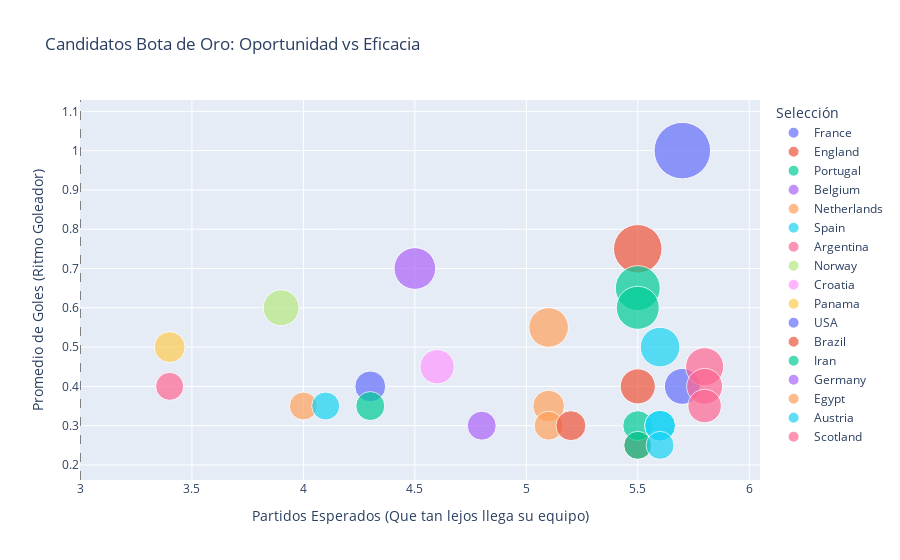

The cell this chart's notebook holds for it:
### Code cell
# Selecciona los primeros 30 registros del DataFrame 'bota_oro' para limitar la cantidad de datos en la visualización.
df_plot = bota_oro.head(30)

# Inicializa una figura de tipo scatter plot (gráfico de dispersión) utilizando la librería Plotly Express.
fig_scat = px.scatter(
    df_plot,                          # Define el DataFrame que contiene los datos a graficar.
    x='Expected_Games',               # Asigna la columna de partidos esperados al eje horizontal.
    y='goals_per_game_est',           # Asigna la columna de promedio de goles estimado al eje vertical.
    size='Projected_Goals',           # Define que el tamaño de los marcadores sea proporcional a los goles proyectados.
    color='team',                     # Asigna un color distinto a los marcadores según la columna de equipo.
    hover_name='scorer',              # Establece el nombre del goleador como etiqueta principal al pasar el cursor.
    title='Candidatos Bota de Oro: Oportunidad vs Eficacia', # Define el título superior del gráfico.
    labels={                          # Mapea los nombres de las columnas a etiquetas legibles en los ejes y leyendas.
        'Expected_Games': 'Partidos Esperados (Que tan lejos llega su equipo)',
        'goals_per_game_est': 'Promedio de Goles (Ritmo Goleador)',
        'team': 'Selección',
        'Projected_Goals': 'Goles Totales'
    },
    size_max=40                       # Establece el diámetro máximo en píxeles para los marcadores más grandes.
)

# Agrega una línea de referencia vertical en el valor 3 del eje X para indicar el límite de la fase de grupos.
fig_scat.add_vline(x=3, line_width=1, line_dash="dash", line_color="grey")

# Ejecuta el comando para renderizar y mostrar el gráfico interactivo en la salida del entorno.
fig_scat.show()

### Figure 1 — Plotly figure (JSON) as saved in the notebook; plotly's stock layout.template omitted (floating-point values rounded to 4 significant figures)
{"data": [{"hovertemplate": "<b>%{hovertext}</b><br><br>Selección=France<br>Partidos Esperados (Que tan lejos llega su equipo)=%{x}<br>Promedio de Goles (Ritmo Goleador)=%{y}<br>Goles Totales=%{marker.size}<extra></extra>", "hovertext": ["Kylian Mbappé", "Olivier Giroud"], "legendgroup": "France", "marker": {"color": "#636efa", "size": [5.7, 2.3], "sizemode": "area", "sizeref": 0.003563, "symbol": "circle"}, "mode": "markers", "name": "France", "orientation": "v", "showlegend": true, "type": "scatter", "x": [5.7, 5.7], "xaxis": "x", "y": [1.0, 0.4], "yaxis": "y"}, {"hovertemplate": "<b>%{hovertext}</b><br><br>Selección=England<br>Partidos Esperados (Que tan lejos llega su equipo)=%{x}<br>Promedio de Goles (Ritmo Goleador)=%{y}<br>Goles Totales=%{marker.size}<extra></extra>", "hovertext": ["Harry Kane", "Bukayo Saka", "Marcus Rashford"], "legendgroup": "England", "marker": {"color": "#EF553B", "size": [4.2, 2.2, 1.4], "sizemode": "area", "sizeref": 0.003563, "symbol": "circle"}, "mode": "markers", "name": "England", "orientation": "v", "showlegend": true, "type": "scatter", "x": [5.5, 5.5, 5.5], "xaxis": "x", "y": [0.75, 0.4, 0.25], "yaxis": "y"}, {"hovertemplate": "<b>%{hovertext}</b><br><br>Selección=Portugal<br>Partidos Esperados (Que tan lejos llega su equipo)=%{x}<br>Promedio de Goles (Ritmo Goleador)=%{y}<br>Goles Totales=%{marker.size}<extra></extra>", "hovertext": ["Cristiano Ronaldo", "Bruno Fernandes", "Gonçalo Ramos", "João Cancelo"], "legendgroup": "Portugal", "marker": {"color": "#00cc96", "size": [3.6, 3.3, 1.6, 1.4], "sizemode": "area", "sizeref": 0.003563, "symbol": "circle"}, "mode": "markers", "name": "Portugal", "orientation": "v", "showlegend": true, "type": "scatter", "x": [5.5, 5.5, 5.5, 5.5], "xaxis": "x", "y": [0.65, 0.6, 0.3, 0.25], "yaxis": "y"}, {"hovertemplate": "<b>%{hovertext}</b><br><br>Selección=Belgium<br>Partidos Esperados (Que tan lejos llega su equipo)=%{x}<br>Promedio de Goles (Ritmo Goleador)=%{y}<br>Goles Totales=%{marker.size}<extra></extra>", "hovertext": ["Romelu Lukaku"], "legendgroup": "Belgium", "marker": {"color": "#ab63fa", "size": [3.1], "sizemode": "area", "sizeref": 0.003563, "symbol": "circle"}, "mode": "markers", "name": "Belgium", "orientation": "v", "showlegend": true, "type": "scatter", "x": [4.5], "xaxis": "x", "y": [0.7], "yaxis": "y"}, {"hovertemplate": "<b>%{hovertext}</b><br><br>Selección=Netherlands<br>Partidos Esperados (Que tan lejos llega su equipo)=%{x}<br>Promedio de Goles (Ritmo Goleador)=%{y}<br>Goles Totales=%{marker.size}<extra></extra>", "hovertext": ["Cody Gakpo", "Wout Weghorst", "Memphis Depay"], "legendgroup": "Netherlands", "marker": {"color": "#FFA15A", "size": [2.8, 1.8, 1.5], "sizemode": "area", "sizeref": 0.003563, "symbol": "circle"}, "mode": "markers", "name": "Netherlands", "orientation": "v", "showlegend": true, "type": "scatter", "x": [5.1, 5.1, 5.1], "xaxis": "x", "y": [0.55, 0.35, 0.3], "yaxis": "y"}, {"hovertemplate": "<b>%{hovertext}</b><br><br>Selección=Spain<br>Partidos Esperados (Que tan lejos llega su equipo)=%{x}<br>Promedio de Goles (Ritmo Goleador)=%{y}<br>Goles Totales=%{marker.size}<extra></extra>", "hovertext": ["Álvaro Morata", "Ferran Torres", "Dani Olmo", "Joselu"], "legendgroup": "Spain", "marker": {"color": "#19d3f3", "size": [2.8, 1.7, 1.7, 1.4], "sizemode": "area", "sizeref": 0.003563, "symbol": "circle"}, "mode": "markers", "name": "Spain", "orientation": "v", "showlegend": true, "type": "scatter", "x": [5.6, 5.6, 5.6, 5.6], "xaxis": "x", "y": [0.5, 0.3, 0.3, 0.25], "yaxis": "y"}, {"hovertemplate": "<b>%{hovertext}</b><br><br>Selección=Argentina<br>Partidos Esperados (Que tan lejos llega su equipo)=%{x}<br>Promedio de Goles (Ritmo Goleador)=%{y}<br>Goles Totales=%{marker.size}<extra></extra>", "hovertext": ["Lionel Messi", "Lautaro Martínez", "Julián Álvarez"], "legendgroup": "Argentina", "marker": {"color": "#FF6692", "size": [2.6, 2.3, 2.0], "sizemode": "area", "sizeref": 0.003563, "symbol": "circle"}, "mode": "markers", "name": "Argentina", "orientation": "v", "showlegend": true, "type": "scatter", "x": [5.8, 5.8, 5.8], "xaxis": "x", "y": [0.45, 0.4, 0.35], "yaxis": "y"}, {"hovertemplate": "<b>%{hovertext}</b><br><br>Selección=Norway<br>Partidos Esperados (Que tan lejos llega su equipo)=%{x}<br>Promedio de Goles (Ritmo Goleador)=%{y}<br>Goles Totales=%{marker.size}<extra></extra>", "hovertext": ["Erling Haaland"], "legendgroup": "Norway", "marker": {"color": "#B6E880", "size": [2.3], "sizemode": "area", "sizeref": 0.003563, "symbol": "circle"}, "mode": "markers", "name": "Norway", "orientation": "v", "showlegend": true, "type": "scatter", "x": [3.9], "xaxis": "x", "y": [0.6], "yaxis": "y"}, {"hovertemplate": "<b>%{hovertext}</b><br><br>Selección=Croatia<br>Partidos Esperados (Que tan lejos llega su equipo)=%{x}<br>Promedio de Goles (Ritmo Goleador)=%{y}<br>Goles Totales=%{marker.size}<extra></extra>", "hovertext": ["Andrej Kramarić"], "legendgroup": "Croatia", "marker": {"color": "#FF97FF", "size": [2.1], "sizemode": "area", "sizeref": 0.003563, "symbol": "circle"}, "mode": "markers", "name": "Croatia", "orientation": "v", "showlegend": true, "type": "scatter", "x": [4.6], "xaxis": "x", "y": [0.45], "yaxis": "y"}, {"hovertemplate": "<b>%{hovertext}</b><br><br>Selección=Panama<br>Partidos Esperados (Que tan lejos llega su equipo)=%{x}<br>Promedio de Goles (Ritmo Goleador)=%{y}<br>Goles Totales=%{marker.size}<extra></extra>", "hovertext": ["Ismael Díaz"], "legendgroup": "Panama", "marker": {"color": "#FECB52", "size": [1.7], "sizemode": "area", "sizeref": 0.003563, "symbol": "circle"}, "mode": "markers", "name": "Panama", "orientation": "v", "showlegend": true, "type": "scatter", "x": [3.4], "xaxis": "x", "y": [0.5], "yaxis": "y"}, {"hovertemplate": "<b>%{hovertext}</b><br><br>Selección=USA<br>Partidos Esperados (Que tan lejos llega su equipo)=%{x}<br>Promedio de Goles (Ritmo Goleador)=%{y}<br>Goles Totales=%{marker.size}<extra></extra>", "hovertext": ["Jesús Ferreira"], "legendgroup": "USA", "marker": {"color": "#636efa", "size": [1.7], "sizemode": "area", "sizeref": 0.003563, "symbol": "circle"}, "mode": "markers", "name": "USA", "orientation": "v", "showlegend": true, "type": "scatter", "x": [4.3], "xaxis": "x", "y": [0.4], "yaxis": "y"}, {"hovertemplate": "<b>%{hovertext}</b><br><br>Selección=Brazil<br>Partidos Esperados (Que tan lejos llega su equipo)=%{x}<br>Promedio de Goles (Ritmo Goleador)=%{y}<br>Goles Totales=%{marker.size}<extra></extra>", "hovertext": ["Richarlison"], "legendgroup": "Brazil", "marker": {"color": "#EF553B", "size": [1.6], "sizemode": "area", "sizeref": 0.003563, "symbol": "circle"}, "mode": "markers", "name": "Brazil", "orientation": "v", "showlegend": true, "type": "scatter", "x": [5.2], "xaxis": "x", "y": [0.3], "yaxis": "y"}, {"hovertemplate": "<b>%{hovertext}</b><br><br>Selección=Iran<br>Partidos Esperados (Que tan lejos llega su equipo)=%{x}<br>Promedio de Goles (Ritmo Goleador)=%{y}<br>Goles Totales=%{marker.size}<extra></extra>", "hovertext": ["Mehdi Taremi"], "legendgroup": "Iran", "marker": {"color": "#00cc96", "size": [1.5], "sizemode": "area", "sizeref": 0.003563, "symbol": "circle"}, "mode": "markers", "name": "Iran", "orientation": "v", "showlegend": true, "type": "scatter", "x": [4.3], "xaxis": "x", "y": [0.35], "yaxis": "y"}, {"hovertemplate": "<b>%{hovertext}</b><br><br>Selección=Germany<br>Partidos Esperados (Que tan lejos llega su equipo)=%{x}<br>Promedio de Goles (Ritmo Goleador)=%{y}<br>Goles Totales=%{marker.size}<extra></extra>", "hovertext": ["Kai Havertz"], "legendgroup": "Germany", "marker": {"color": "#ab63fa", "size": [1.5], "sizemode": "area", "sizeref": 0.003563, "symbol": "circle"}, "mode": "markers", "name": "Germany", "orientation": "v", "showlegend": true, "type": "scatter", "x": [4.8], "xaxis": "x", "y": [0.3], "yaxis": "y"}, {"hovertemplate": "<b>%{hovertext}</b><br><br>Selección=Egypt<br>Partidos Esperados (Que tan lejos llega su equipo)=%{x}<br>Promedio de Goles (Ritmo Goleador)=%{y}<br>Goles Totales=%{marker.size}<extra></extra>", "hovertext": ["Mohamed Salah"], "legendgroup": "Egypt", "marker": {"color": "#FFA15A", "size": [1.4], "sizemode": "area", "sizeref": 0.003563, "symbol": "circle"}, "mode": "markers", "name": "Egypt", "orientation": "v", "showlegend": true, "type": "scatter", "x": [4.0], "xaxis": "x", "y": [0.35], "yaxis": "y"}, {"hovertemplate": "<b>%{hovertext}</b><br><br>Selección=Austria<br>Partidos Esperados (Que tan lejos llega su equipo)=%{x}<br>Promedio de Goles (Ritmo Goleador)=%{y}<br>Goles Totales=%{marker.size}<extra></extra>", "hovertext": ["Marcel Sabitzer"], "legendgroup": "Austria", "marker": {"color": "#19d3f3", "size": [1.4], "sizemode": "area", "sizeref": 0.003563, "symbol": "circle"}, "mode": "markers", "name": "Austria", "orientation": "v", "showlegend": true, "type": "scatter", "x": [4.1], "xaxis": "x", "y": [0.35], "yaxis": "y"}, {"hovertemplate": "<b>%{hovertext}</b><br><br>Selección=Scotland<br>Partidos Esperados (Que tan lejos llega su equipo)=%{x}<br>Promedio de Goles (Ritmo Goleador)=%{y}<br>Goles Totales=%{marker.size}<extra></extra>", "hovertext": ["Scott McTominay"], "legendgroup": "Scotland", "marker": {"color": "#FF6692", "size": [1.4], "sizemode": "area", "sizeref": 0.003563, "symbol": "circle"}, "mode": "markers", "name": "Scotland", "orientation": "v", "showlegend": true, "type": "scatter", "x": [3.4], "xaxis": "x", "y": [0.4], "yaxis": "y"}], "layout": {"legend": {"itemsizing": "constant", "title": {"text": "Selección"}, "tracegroupgap": 0}, "shapes": [{"line": {"color": "grey", "dash": "dash", "width": 1}, "type": "line", "x0": 3, "x1": 3, "xref": "x", "y0": 0, "y1": 1, "yref": "y domain"}], "title": {"text": "Candidatos Bota de Oro: Oportunidad vs Eficacia"}, "xaxis": {"anchor": "y", "domain": [0, 1], "title": {"text": "Partidos Esperados (Que tan lejos llega su equipo)"}}, "yaxis": {"anchor": "x", "domain": [0, 1], "title": {"text": "Promedio de Goles (Ritmo Goleador)"}}}}
